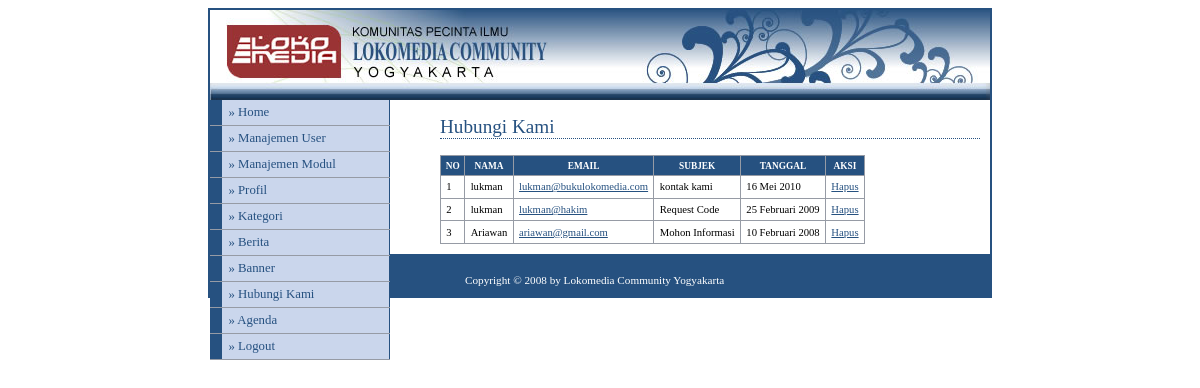
Screenshot of /admin/media.php?module=hubungi (signed in) with the database file from the repository.
### tables this page shows
CREATE TABLE `hubungi` (
  `id_hubungi` int(5) NOT NULL,
  `nama` varchar(50) NOT NULL,
  `email` varchar(100) NOT NULL,
  `subjek` varchar(100) NOT NULL,
  `pesan` text NOT NULL,
  `tanggal` date NOT NULL
);

CREATE TABLE `modul` (
  `id_modul` int(5) NOT NULL,
  `nama_modul` varchar(50) NOT NULL,
  `link` varchar(100) NOT NULL,
  `static_content` text NOT NULL,
  `gambar` varchar(100) NOT NULL,
  `publish` enum('Y','N') NOT NULL DEFAULT 'Y',
  `status` enum('user','admin') NOT NULL,
  `aktif` enum('Y','N') NOT NULL DEFAULT 'Y',
  `urutan` int(5) NOT NULL
);

### config/fungsi_indotgl.php (called while the page is built, shortened)
<?php
	function tgl_indo($tgl){
			$tanggal = substr($tgl,8,2);
			$bulan = getBulan(substr($tgl,5,2));
			$tahun = substr($tgl,0,4);
			return $tanggal.' '.$bulan.' '.$tahun;
	}
	function getBulan($bln){
				switch ($bln){
					case 2:
						return "Februari";
						break;
					case 5:
						return "Mei";
						break;
				}
			}
?>

### admin/modul/mod_hubungi.php (the view, shortened to what this page needs)
<?php
switch($_GET[act]){
  default:
    echo "<h2>Hubungi Kami</h2>
          <table>
          <tr><th>no</th><th>nama</th><th>email</th><th>subjek</th><th>tanggal</th><th>aksi</th></tr>";
    $no=1;
    $tampil=mysql_query("SELECT * FROM hubungi ORDER BY id_hubungi desc");
    while ($r=mysql_fetch_array($tampil)){
      $tgl=tgl_indo($r[tanggal]);
      echo "<tr><td>$no</td>
                <td>$r[nama]</td>
                <td><a href=?module=hubungi&act=balasemail&id=$r[id_hubungi]>$r[email]</a></td>
                <td>$r[subjek]</td>
                <td>$tgl</a></td>
                <td><a href=./aksi.php?module=hubungi&act=hapus&id=$r[id_hubungi]>Hapus</a>
                </td></tr>";
      $no++;
    }
    echo "</table>";
    break;
}
?>

### admin/menu.php (shortened to what this page needs)
<?php
if ($_SESSION[leveluser]=='admin'){
  $sql=mysql_query("select * from modul where aktif='Y' order by urutan");
}
else{
  $sql=mysql_query("select * from modul where status='user' and aktif='Y' order by urutan");
}
while ($data=mysql_fetch_array($sql)){
  echo "<li><a href='$data[link]'>&#187; $data[nama_modul]</a></li>";
}
?>

### config/adminstyle.css (style rules this page uses)
body { font-family: Tahoma; text-align: center; }
#menu li { width: 180px; border-bottom: 1px solid #969BA5; margin: 0; padding: 0; font-size: 80%; vertical-align: bottom; }
#menu a:link, #menu a:visited { display: block; padding: 5px 5px 5px 0.5em; border-left: 12px solid #265180; border-right: 1px solid #265180; background-color: #CAD6EC; color: #265180; text-decoration: none; }
a:link,a:visited { color:#265180; }
h2 { font: normal 120% Georgia; color: #265180; background-color: transparent; border-bottom: 1px dotted #265180; }
table { font-family: Tahoma; font-size: 8pt; border-width: 1px; border-style: solid; border-color: #999999; border-collapse: collapse; margin: 10px 0px; }
th { color: #FFFFFF; font-size: 7pt; text-transform: uppercase; text-align: center; padding: 0.5em; border-width: 1px; border-style: solid; border-color: #969BA5; border-collapse: collapse; background-color: #265180; }
td { padding: 0.5em; vertical-align: top; border-width: 1px; border-style: solid; border-color: #969BA5; border-collapse: collapse; }

### rows the page displays
hubungi: nama "lukman", email "lukman@bukulokomedia.com", subjek "kontak kami", tanggal "16 Mei 2010"
hubungi: nama "lukman", email "lukman@hakim", subjek "Request Code", tanggal "25 Februari 2009"
hubungi: nama "Ariawan", email "ariawan@gmail.com", subjek "Mohon Informasi", tanggal "10 Februari 2008"
modul: nama_modul "Manajemen User"
modul: nama_modul "Manajemen Modul"
modul: nama_modul "Profil"
modul: nama_modul "Kategori"
modul: nama_modul "Berita"
modul: nama_modul "Banner"
modul: nama_modul "Hubungi Kami"
modul: nama_modul "Agenda"
